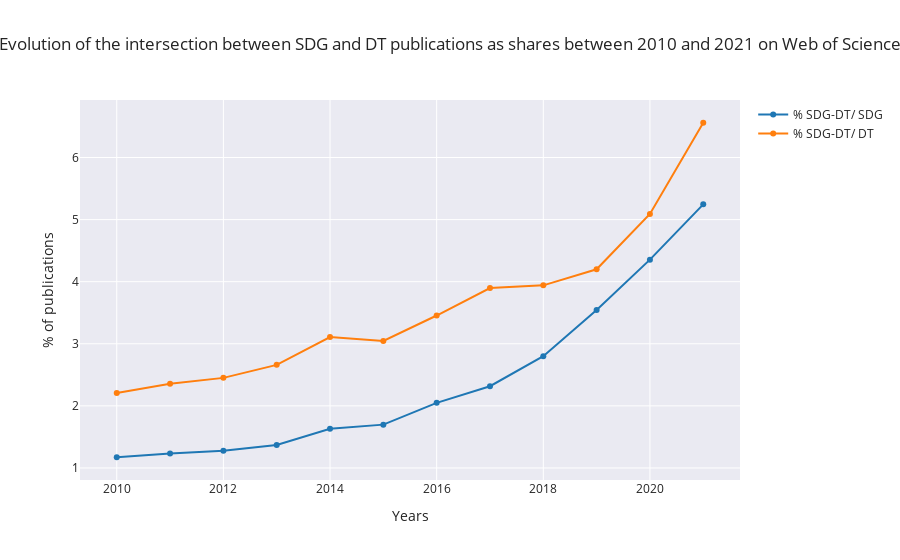

Notebook source saved alongside this figure:
### Code cell
cols = plotly.colors.DEFAULT_PLOTLY_COLORS
fig = go.Figure()


fig.add_trace(
    go.Scatter(
        name="% SDG-DT/ SDG",
        x=df_all.index,
        y=df_all["SDG-DT/SDG"],
        line=dict(width=2, color=cols[0])
    ),

)

fig.add_trace(
    go.Scatter(
        name="% SDG-DT/ DT",
        x=df_all.index,
        y=df_all["SDG-DT/DT"],
        line=dict(width=2, color=cols[1])
    ),

)


# Set x-axis title
fig.update_xaxes(title_text="Years")

# Set y-axes titles
fig.update_yaxes(title_text="% of publications")

fig.update_layout(title="Evolution of the intersection between SDG and DT publications as shares between 2010 and 2021 on Web of Science ", template="seaborn")
fig.write_image("../img/Commission/ratio_inter_over_sdg_dt.jpeg", width=1080, height=800)
fig.show()

### Figure 1 — Plotly figure (JSON) as saved in the notebook; plotly's stock layout.template omitted (floating-point values rounded to 4 significant figures)
{"data": [{"line": {"color": "rgb(31, 119, 180)", "width": 2}, "name": "% SDG-DT/ SDG", "x": [2010, 2011, 2012, 2013, 2014, 2015, 2016, 2017, 2018, 2019, 2020, 2021], "y": [1.172, 1.231, 1.275, 1.371, 1.633, 1.698, 2.049, 2.316, 2.8, 3.542, 4.355, 5.246], "type": "scatter"}, {"line": {"color": "rgb(255, 127, 14)", "width": 2}, "name": "% SDG-DT/ DT", "x": [2010, 2011, 2012, 2013, 2014, 2015, 2016, 2017, 2018, 2019, 2020, 2021], "y": [2.208, 2.355, 2.451, 2.66, 3.109, 3.046, 3.455, 3.898, 3.941, 4.199, 5.092, 6.56], "type": "scatter"}], "layout": {"xaxis": {"title": {"text": "Years"}}, "yaxis": {"title": {"text": "% of publications"}}, "title": {"text": "Evolution of the intersection between SDG and DT publications as shares between 2010 and 2021 on Web of Science "}}}
